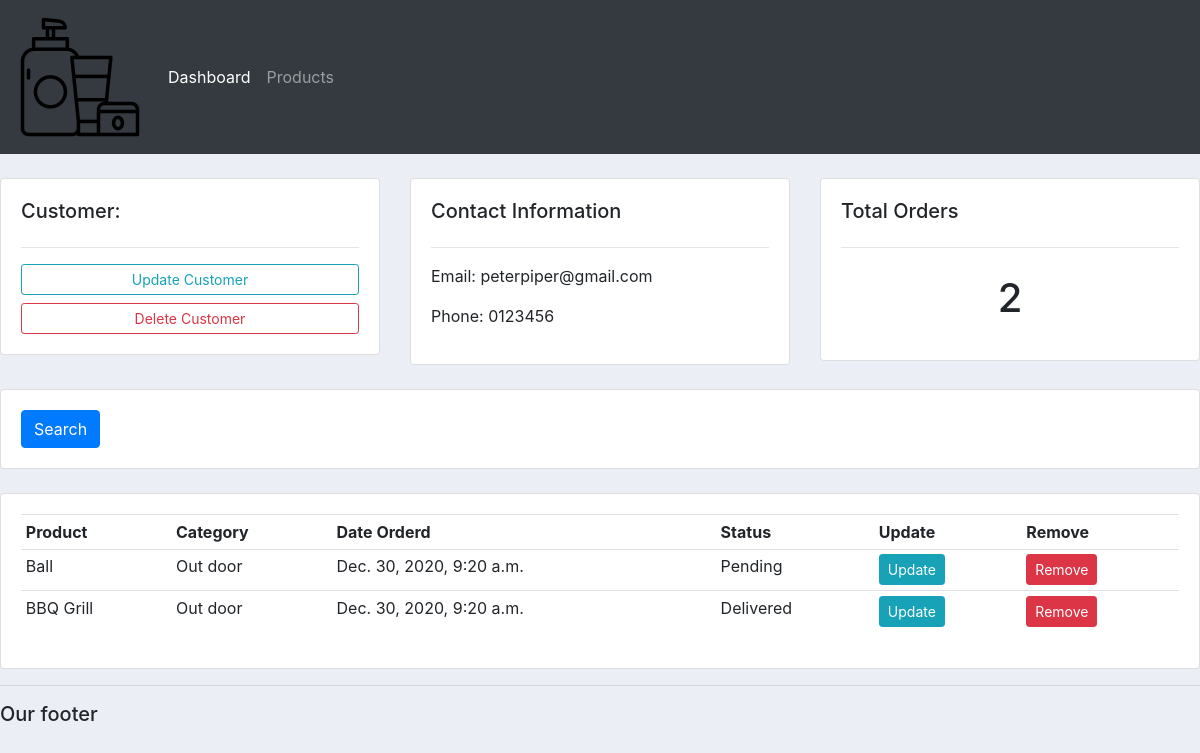
The page /customer/3 on the database as committed earlier.
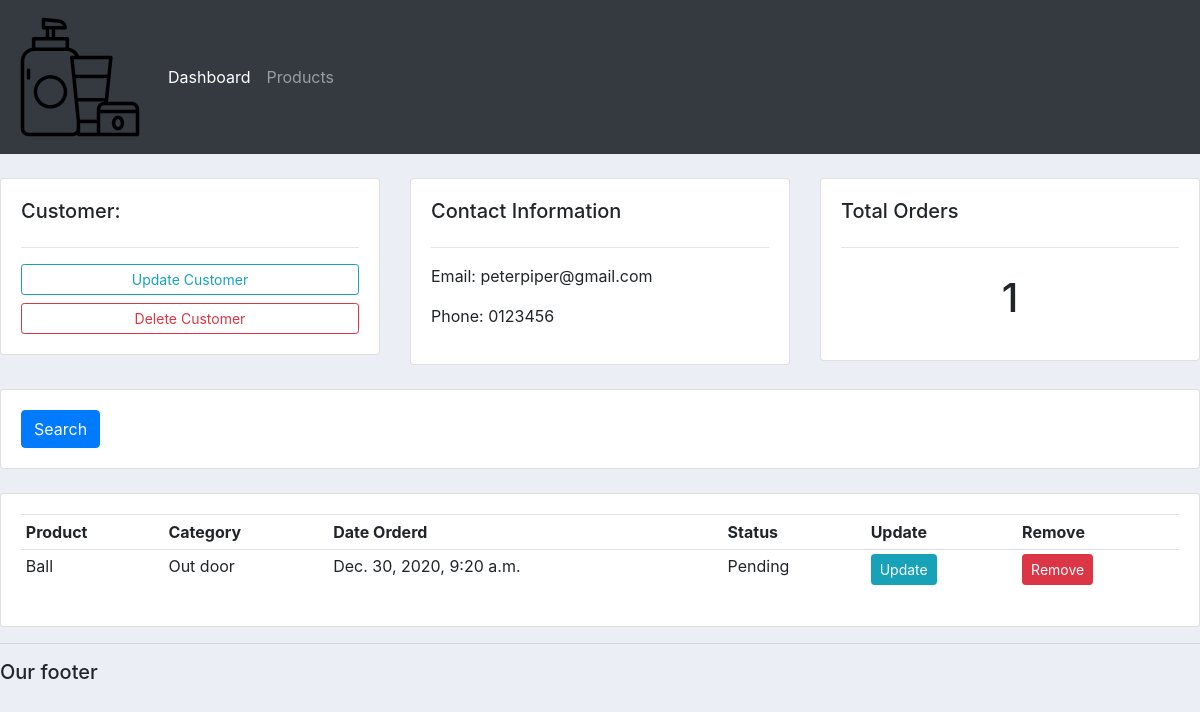
The same page on the database as committed later.
### accounts/models.py (models this page shows, shortened)
class Order(models.Model):
    STATUS = (
                ('Pending','Pending'),
                ('Out for delivery','Out for delivery'),
                ('Delivered','Delivered'),
            )
    customer = models.ForeignKey(Customer,null=True,on_delete=models.SET_NULL)
    product = models.ForeignKey(Product,null=True,on_delete=models.SET_NULL)
    date_created = models.DateTimeField(auto_now_add=True,null=True)
    status = models.CharField(max_length=200,null=True,choices=STATUS)

class Product(models.Model):
    CATEGORY = (
                ('Indoor','Indoor'),
                ('Out door','Out door'),
            )
    name = models.CharField(max_length=200,null=True)
    price = models.FloatField(null=True)
    category = models.CharField(max_length=200,null=True,choices=CATEGORY)
    description = models.CharField(max_length=200,null=True, blank=True)
    date_created = models.DateTimeField(auto_now_add=True,null=True)
    tags = models.ManyToManyField(Tag)
    def __str__(self):
        return self.name

### accounts/views.py (the view)
# urls.py: path('customer/<str:pk_test>',views.customer,name='customer'),
def customer(request,pk_test):
    customer = Customer.objects.get(id=pk_test)
    orders = customer.order_set.all()
    orders_count = orders.count()
    context = {'customer':customer,'orders':orders,'orders_count':orders_count}
    return render(request,'accounts/customer.html',context)

### accounts/templates/accounts/customer.html
{% extends 'accounts/main.html' %}
{% block content %}
<br>
<div class="row">
    <div class="col-md">
        <div class="card card-body">
            <h5>Customer:</h5>
            <hr>
            <a class="btn btn-outline-info  btn-sm btn-block" href="">Update Customer</a>
            <a class="btn btn-outline-danger  btn-sm btn-block" href="">Delete Customer</a>
        </div>
    </div>
    <div class="col-md">
        <div class="card card-body">
            <h5>Contact Information</h5>
            <hr>
            <p>Email: {{ customer.email }}</p>
            <p>Phone: {{ customer.phone }}</p>
        </div>
    </div>
    <div class="col-md">
        <div class="card card-body">
            <h5>Total Orders</h5>
            <hr>
            <h1 style="text-align: center;padding: 10px">{{ orders_count }}</h1>
        </div>
    </div>
</div>
<br>
<div class="row">
    <div class="col">
        <div class="card card-body">
            <form method="get">
                <button class="btn btn-primary" type="submit">Search</button>
            </form>
        </div>
    </div>
</div>
<br>
<div class="row">
    <div class="col-md">
        <div class="card card-body">
            <table class="table table-sm">
                <tr>
                    <th>Product</th>
                    <th>Category</th>
                    <th>Date Orderd</th>
                    <th>Status</th>
                    <th>Update</th>
                    <th>Remove</th>
                </tr>
				{% for order in orders %}
					<tr>
						<td>
							{{ order.product }}
						</td>
						<td>
							{{ order.product.category }}
                        </td>
                        <td>
							{{ order.date_created }}
                        </td>
                        <td>
							{{ order.status }}
                        </td>
                        <td>
                            <a class="btn btn-sm btn-info" href="{% url 'update_order' order.id%}">Update</a>
                        </td>
                        <td>
                            <a class="btn btn-sm btn-danger" href="{% url 'delete_order' order.id %}">Remove</a>
                        </td>
					</tr>
				{% endfor %}
            </table>
        </div>
    </div>
</div>
{% endblock %}

Rows that differ between the two databases and show on the page:
removed Order: product "BBQ Grill", product.category "Out door", date_created "Dec. 30, 2020, 9:20 a.m.", status "Delivered"
Other text that changed with them:
{{ orders_count }}: "2" → "1"
